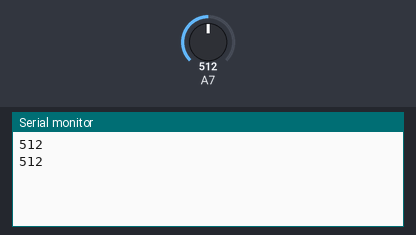
This sketch was run on a simulated Arduino Mega 2560, built with avr-gcc and run on an emulated ATmega2560. Shown: the last lines printed to the serial monitor. The test bench sets the inputs (shaded band); at power-on: A7 = 512.

Above: at 2.8 s.
2.9 s: A7 set to 716
At 4.9 s:
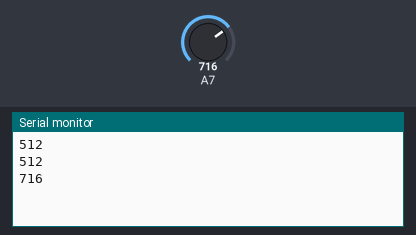
5.6 s: A7 set to 900
At 6.4 s:
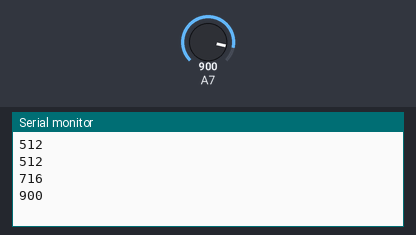
Timing chart, 0 to 8.6 s (numbered marks = the images above; inputs shaded):
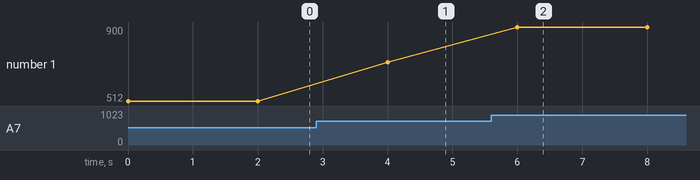

Measured:
- after the input at 2.9 s, the serial monitor: prints a new line after 1.1 s (image 1)
- after the input at 5.6 s, the serial monitor: prints a new line after 0.40 s (image 2)
- plotted number 1: 512 → 716 after the input at 2.9 s, 716 → 900 after the input at 5.6 s

The sketch:

magenetico.ino
```cpp
int MAG;
void setup() {
  pinMode(MAG,INPUT);
  Serial.begin(9600);
}

void loop() {
  Serial.println(analogRead(39));
  delay(2000);
}
```
